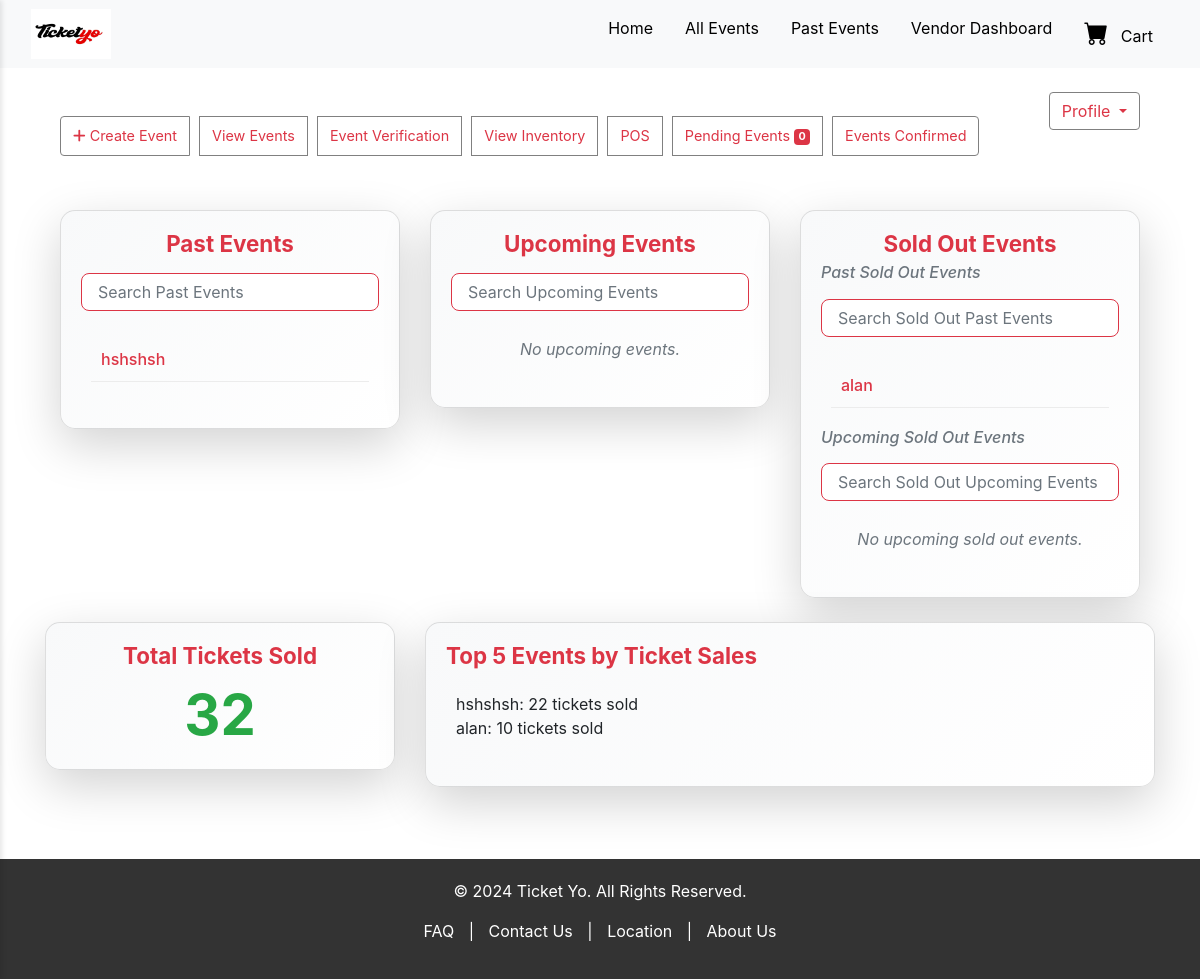
Page /vendors/dashboard/ (signed in) on the committed database.
### events/models.py (models this page shows, shortened)
class Event(models.Model):
    STATUS_CHOICES = [
        ('pending', 'Pending'),
        ('approved', 'Approved'),
        ('rejected', 'Rejected'),
    ]
    user = models.ForeignKey(settings.AUTH_USER_MODEL, on_delete=models.CASCADE, related_name='events')
    poster = models.ImageField(upload_to='event_posters/')
    title = models.CharField(max_length=200)
    description = models.TextField()
    category = models.CharField(max_length=100)
    start_date = models.DateTimeField()
    end_date = models.DateTimeField(null=True, blank=True)
    venue_name = models.CharField(max_length=100)
    regular_price = models.DecimalField(max_digits=10, decimal_places=2)
    sale_price = models.DecimalField(max_digits=10, decimal_places=2, null=True, blank=True)
    tickets_available = models.PositiveIntegerField(null=True, blank=True)
    tickets_sold = models.PositiveIntegerField(default=0)
    status = models.CharField(max_length=10, choices=STATUS_CHOICES, default='pending')
    adminaction = models.ForeignKey(settings.AUTH_USER_MODEL, on_delete=models.SET_NULL, null=True, blank=True, editable=False)

### vendors/decorators.py (the view)
    def _wrapped_view(request, *args, **kwargs):
        if request.user.is_authenticated and hasattr(request.user, 'is_vendor') and request.user.is_vendor:
            return view_func(request, *args, **kwargs)
        else:
            raise PermissionDenied("You are not allowed to access this page.")  # Return Permission Denied error

### templates/vendors/dashboard.html (shortened to what this page needs)
{% extends 'frontend/base.html' %}
{% load static %}
{% block content %}
<link rel="stylesheet" href="https://stackpath.bootstrapcdn.com/bootstrap/4.5.2/css/bootstrap.min.css">
<link rel="stylesheet" href="{% static 'css/dashboard.css' %}">
<div class="container mt-4">
    <div class="d-flex justify-content-between mb-4">
<div class="scrollable-buttons mt-4">
    <div class="btn-group">
        <a href="{% url 'create_event' %}" class="btn btn-outline-danger btn-icon d-inline-block"><i class="fa fa-plus"></i> Create Event</a>
        <a href="{% url 'vendor_events' %}" class="btn btn-outline-danger btn-icon d-inline-block">View Events</a>
        <a href="{% url 'verifiable_events' %}" class="btn btn-outline-danger btn-icon d-inline-block">Event Verification</a>
        <a href="{% url 'view_inventory' %}" class="btn btn-outline-danger btn-icon d-inline-block">View Inventory</a>
        <a href="{% url 'manage_pos_agents'%}" class="btn btn-outline-danger btn-icon d-inline-block">POS</a>
        {% if user.is_superuser %}
        <a href="{% url 'pending_events' %}" class="btn btn-outline-danger btn-icon d-inline-block">
            Pending Events <span class="badge badge-danger">{{ pending_count }}</span>
        </a>
        <a href="{% url 'events_confirmed' %}" class="btn btn-outline-danger btn-icon d-inline-block">Events Confirmed</a>
        {% endif %}
    </div>
</div>
        <div class="dropdown">
            <button class="btn btn-outline-danger dropdown-toggle" type="button" id="profileDropdown"
                aria-haspopup="true" aria-expanded="false">
                Profile
            </button>
        </div>
    </div>
    <div class="row">
        <div class="col-md-12 col-lg-4 mb-4">
            <div class="card fancy-card shadow-lg mb-4">
                <div class="card-body">
                    <h5 class="card-title text-center text-danger">Past Events</h5>
                    <input type="text" id="past-events-search" class="form-control search-bar my-3"
                        placeholder="Search Past Events">
                    <div class="card-container">
                        <ul id="past-events-list" class="list-unstyled">
                            {% if past_events %}
                            {% for event in past_events %}
                            <li class="event-item"><a href="{% url 'event_detail' event.id %}" class="event-link">{{event.title }}</a></li>
                            {% endfor %}
                            {% else %}
                            <p class="text-center text-muted">No past events.</p>
                            {% endif %}
                        </ul>
                    </div>
                </div>
            </div>
        </div>
        <div class="col-md-6 col-lg-4 mb-4">
            <div class="card fancy-card shadow-lg mb-4">
                <div class="card-body">
                    <h5 class="card-title text-center text-danger">Upcoming Events</h5>
                    <input type="text" id="upcoming-events-search" class="form-control search-bar my-3"
                        placeholder="Search Upcoming Events">
                    <div class="card-container">
                        <ul id="upcoming-events-list" class="list-unstyled">
                            {% if upcoming_events %}
                            {% for event in upcoming_events %}
                            <li class="event-item"><a href="{% url 'event_detail' event.id %}"
                                    class="event-link">{{event.title }}</a></li>
                            {% endfor %}
                            {% else %}
                            <p class="text-center text-muted">No upcoming events.</p>
                            {% endif %}
                        </ul>
                    </div>
                </div>
            </div>
        </div>
        <div class="col-md-6 col-lg-4 mb-4">
            <div class="card fancy-card shadow-lg">
                <div class="card-body">
                    <h5 class="card-title text-center text-danger">Sold Out Events</h5>
                    <h6 class="card-subtitle mb-2 text-muted">Past Sold Out Events</h6>
                    <input type="text" id="sold-out-past-events-search" class="form-control search-bar my-3"
                        placeholder="Search Sold Out Past Events">
                    <div class="card-container">
                        <ul id="sold-out-past-events-list" class="list-unstyled">
                            {% if sold_out_past_events %}
                            {% for event in sold_out_past_events %}
                            <li class="event-item"><a href="{% url 'event_detail' event.id %}"
                                    class="event-link">{{event.title }}</a></li>
                            {% endfor %}
                            {% else %}
                            <p class="text-center text-muted">No past sold out events.</p>
                            {% endif %}
                        </ul>
                    </div>
                    <h6 class="card-subtitle mb-2 text-muted">Upcoming Sold Out Events</h6>
                    <input type="text" id="sold-out-upcoming-events-search" class="form-control search-bar my-3"
                        placeholder="Search Sold Out Upcoming Events">
                    <div class="card-container">
                        <ul id="sold-out-upcoming-events-list" class="list-unstyled">
                            {% if sold_out_upcoming_events %}
                            {% for event in sold_out_upcoming_events %}
                            <li class="event-item"><a href="{% url 'event_detail' event.id %}" class="event-link">{{event.title }}</a></li>
                            {% endfor %}
                            {% else %}
                            <p class="text-center text-muted">No upcoming sold out events.</p>
                            {% endif %}
                        </ul>
                    </div>
                </div>
            </div>
        </div>
    </div>
</div>
<div class="row">
    <div class="col-md-6 col-lg-4 mb-4">
        <div class="card fancy-card shadow-lg">
            <div class="card-body text-center">
                <h5 class="card-title text-danger">Total Tickets Sold</h5>
                <p class="card-text display-4 text-success font-weight-bold" id="total-tickets-sold">
                {{ total_tickets_sold }}</p>
            </div>
        </div>
    </div>
    <div class="col-md-6 col-lg-8 mb-4">
        <div class="card fancy-card shadow-lg">
            <div class="card-body">
                <h5 class="card-title text-danger">Top 5 Events by Ticket Sales</h5>
                <div class="card-container">
                    <ul id="top-5-events-list" class="list-unstyled">
                        {% if top_5_events %}
                        {% for event, tickets_sold in top_5_events %}
                        <li>{{ event.title }}: {{ tickets_sold }} tickets sold</li>
                        {% endfor %}
                        {% else %}
                        <p>No top events data available.</p>
                        {% endif %}
                    </ul>
                </div>
            </div>
        </div>
    </div>
</div>
</div>
{% endblock %}

### static/frontend/base.css (style rules this page uses)
body { font-family: 'Roboto', sans-serif; margin: 0; padding: 0; }

### static/css/dashboard.css (style rules this page uses)
.card-container { max-height: 300px; overflow-y: auto; }
.btn-icon { font-size: 0.9rem; padding: 8px 12px; }
.scrollable-buttons { overflow-x: auto; white-space: nowrap; }
.scrollable-buttons .btn { display: inline-block; white-space: normal; }
.scrollable-buttons { padding-bottom: 30px; }
.fancy-card { background: linear-gradient(135deg, #f8f9fa, #ffffff); border-radius: 15px; overflow: hidden; transition: transform 0.3s ease; }
.fancy-card .card-title { font-size: 1.4rem; font-weight: bold; }
.text-center { text-align: center; }
.search-bar { border: 1px solid #dc3545; border-radius: 8px; padding: 0.5rem 1rem; transition: all 0.3s ease; }
.card-container { max-height: 300px; overflow-y: auto; padding: 10px; }
.event-item { padding: 10px; border-bottom: 1px solid #ececec; transition: background-color 0.2s ease; }
.event-link { color: #dc3545; font-weight: 500; text-decoration: none; transition: color 0.2s ease; }
.text-muted { font-style: italic; color: #6c757d !important; }
.btn-outline-danger { border-color: grey; }
.card-container { max-height: 400px; overflow-y: auto; }
.btn-icon { margin-right: 10px; }

### rows in the picture
Event: title "hshshsh", tickets_sold "22"
Event: title "alan", tickets_sold "10"

### other values in the picture
{{ pending_count }} "0"
{{ total_tickets_sold }} "32"
